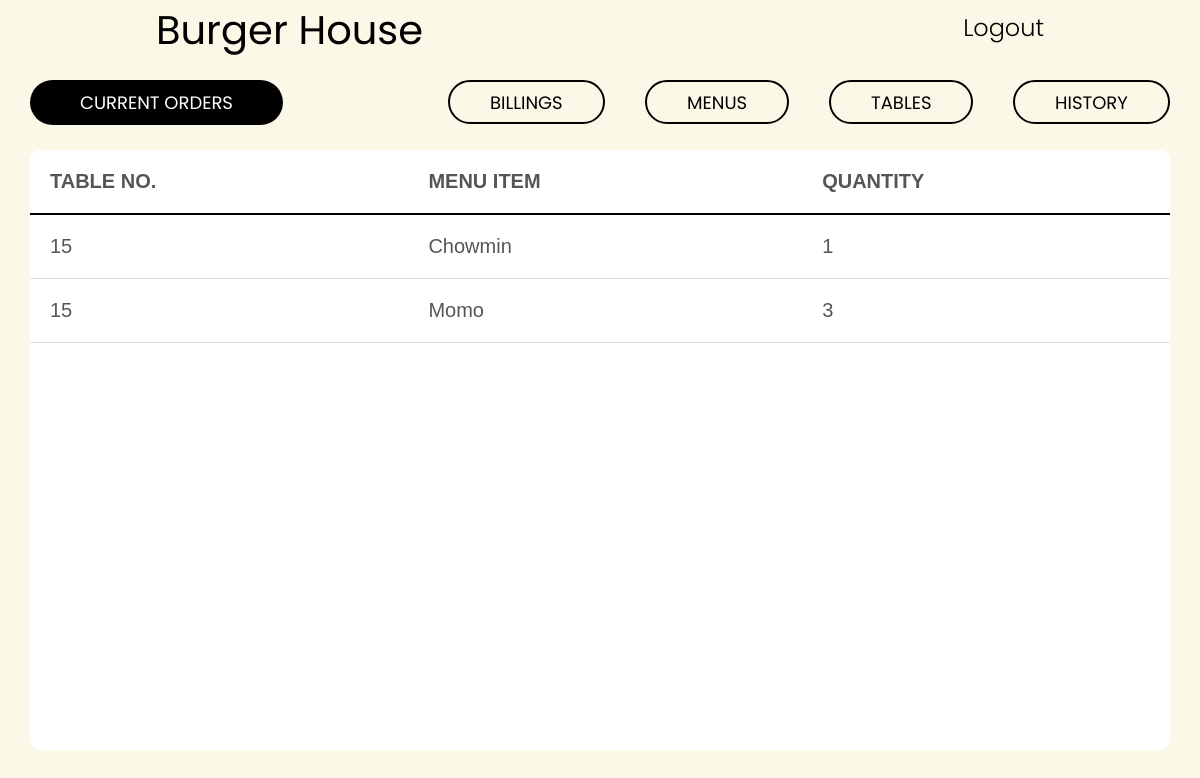
The app's page /orders/currentorders/ (signed in), older data.
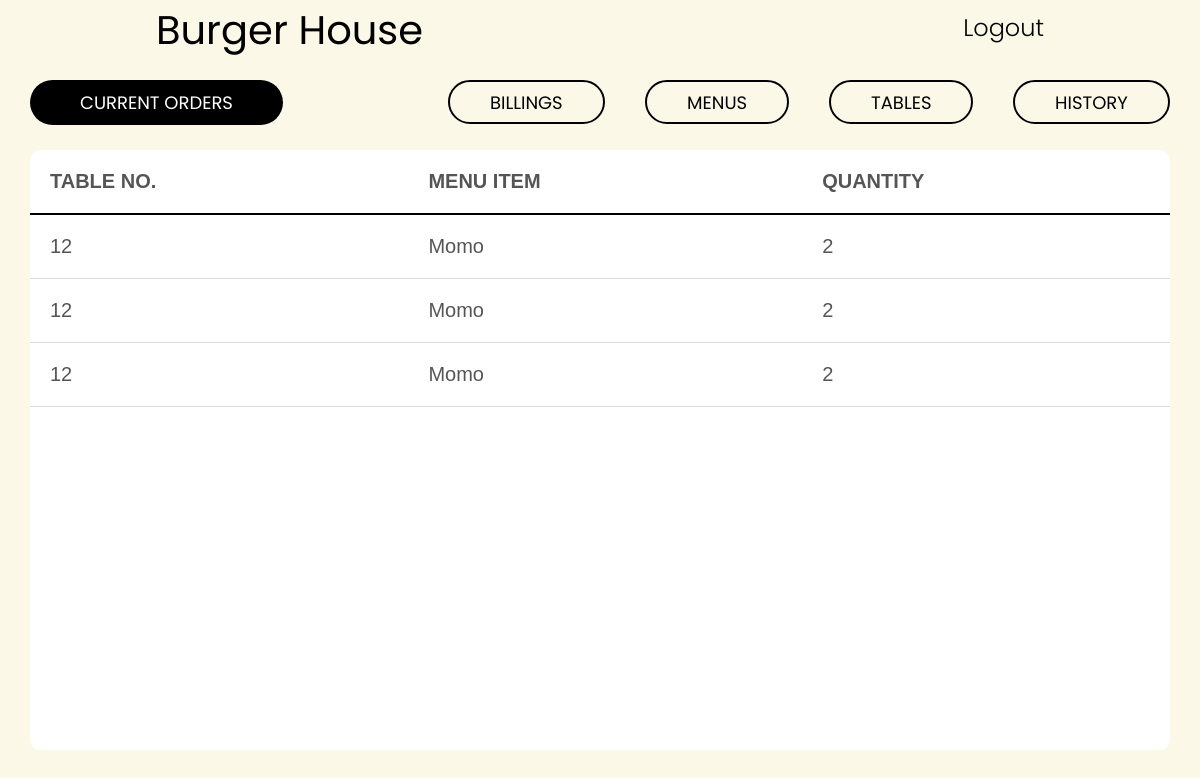
The same page, newer data.
### users/models.py (models this page shows, shortened)
class UserProfile(AbstractBaseUser, PermissionsMixin):
    email = models.EmailField(max_length=255, unique=True)
    name = models.CharField(max_length=255)
    is_active = models.BooleanField(default=True)
    is_staff = models.BooleanField(default=False)
    is_restaurant = models.BooleanField(default=True)
    objects = UserProfileManager()
    USERNAME_FIELD = 'email'
    REQUIRED_FIELDS = []

### orders/models.py (models this page shows, shortened)
class OrderItem(models.Model):
    order = models.ForeignKey(Order, on_delete=models.CASCADE)
    fooditem = models.ForeignKey(
        FoodItem, verbose_name="FOOD", on_delete=models.CASCADE)
    quantity = models.IntegerField(null=True, blank=True)
    status_1 = 'Served'
    status_2 = 'Cooking'
    status_choices = [
        (status_1,'Order is Served'),
        (status_2,'Order is Cooking')
    ]
    status = models.CharField(
        max_length=30,
        default = status_2,
        choices = status_choices)
    def __str__(self):
        return str(self.fooditem)

class Order(models.Model):
    order_id = models.AutoField(primary_key=True)
    order_time = models.TimeField(auto_now_add=True)
    table_no = models.OneToOneField(Table, null=True, on_delete=models.CASCADE)

### restaurant/models.py (models this page shows, shortened)
class Table(models.Model):
    table_id = models.AutoField(primary_key=True,)
    table_no = models.IntegerField(null=False)
    restaurant = models.ForeignKey(Restaurant,on_delete=models.CASCADE)

### fooditem/models.py (models this page shows)
class FoodItem(models.Model):
    food_id = models.AutoField(primary_key = True)
    name = models.CharField(max_length=255)
    unit_price = models.DecimalField(max_digits=7,decimal_places=2)
    menu_id = models.ForeignKey(Menu,on_delete=models.CASCADE)
    picture = models.ImageField(null=True,blank=True,upload_to="food_image")
    rating = models.DecimalField(null=True,blank=True,max_digits=2,decimal_places=2)
    item_category = models.CharField(max_length=255)
    def __str__(self):
        return self.name

### orders/views.py (the view)
# urls.py: path('currentorders/',views.order_view)
def order_view(request):
    restaurant = Restaurant.objects.filter(restaurant_name=request.user.name)
    tables = Table.objects.filter(restaurant=restaurant[0])
    order_items = []
    for table in tables:
        order = Order.objects.filter(table_no=table)
        if order.exists():
            order_item = OrderItem.objects.filter(order=order[0].order_id)
            print(order_item)
            order_items.append((order_item))
    o_items ={
        'order_items':order_items[0]
    }
    template="OrdersPage.html"
    return render(request,template,o_items)

### orders/templates/OrdersPage.html
{% extends 'MainPage/base.html' %}
{% block navbar %}
<header>
        <nav>
            <div class="row">
                <li class="current-selection"><a id="selection" href="#">Current Orders</a></li>
                <ul class='main-nav'>
                    <li class="coolBeans"><a  id="cube" href="/auth/billing/">Billings</a></li>
                    <li class="coolBeans"><a id="cube" href="/food/menu/">Menus</a></li>
                    <li class="coolBeans"><a  id="cube" href="/restaurant/tables">Tables</a></li>
                    <li class="coolBeans"><a  id="cube" href="/auth/history">History</a></li>
                </ul>
            </div>
        </nav>
    </header>
{% endblock %}
{% block section-content %}
    <div class="wrap-section clearfix" >
           <table>
              <tr>
                <th>TABLE NO.</th>
                <th>MENU ITEM</th>
                <th>QUANTITY</th>
              </tr>
              {% for items in order_items %}
                <tr>
                    <td>{{ items.order.table_no.table_no }}</td>
                    <td>{{ items.fooditem }}</td>
                    <td>{{ items.quantity }}</td>
                </tr>
              {% endfor %}
            </table>
        </div>
{% endblock section-content %}

### users/templates/MainPage/base.html (shortened to what this page needs)
{% load static %}
<!DOCTYPE HTML>
<html lang='en'>
<head>
    <link rel="stylesheet" href="{% static 'css/home.css'%}" type="text/css">
</head>
<body>
    {% block navbar %}
    {% endblock navbar %}
    <div>
        {% if user.is_authenticated %}
            <h2 class="res_name">{{ user.name }} </h2>
            <div class="log_out">
                <a href="/auth/logout/"> Logout </a>
            </div>
        {% endif %}
    </div>
    <section class="main-section clearfix">
        {% block section-content %}
        {% endblock section-content %}
    </section>
</body>
</html>

### static/css/home.css (style rules this page uses)
* { margin: 0; padding: 0; box-sizing: border-box; }
html { background-color: #fff; color: #555; font-weight: 300; font-family: 'Poppins'; font-size: 20px; text-rendering: optimizeLegibility; }
.row { max-width: 1140px; margin: 0 auto; position: relative; }
.clearfix { zoom: 1; }
.clearfix:after { content: ' '; clear: both; display: block; height: 0; visibility: hidden; }
.current-selection { list-style: none; width: auto; font-weight: 400; margin-top: 80px; height: 90px; float: left; background-color: black; border-radius: 3rem; height: 100%; font-weight: 400; font-size: 1rem; overflow: hidden; padding: 1rem 2rem; color: white; z-index: -1; }
.current-selection #selection { color: white; }
.main-nav { list-style: none; float: right; position: relative; margin-top: 80px; display: flex; flex-direction: row; }
.main-nav li { display: inline-block; margin-left: 40px; text-align: start; display: flex; justify-content: center; align-items: center; height: 20px; }
.main-nav li a:link, .current-selection a:link, .current-selection a:visited, .main-nav li a:visited { padding: 8px 0; color: #000; text-decoration: none; font-size: 18px; text-transform: uppercase; }
.coolBeans { border: 2px solid currentColor; border-radius: 3rem; font-weight: 400; height: 90px; text-align: center; color: black; font-size: 4rem; overflow: hidden; padding: 1rem 2rem; text-decoration: none; transition: .2s transform ease-in-out; will-change: transform; z-index: 0; }
.coolBeans::after { background-color: black; border-radius: 3rem; content: ''; height: 100%; font-weight: 400; width: 100%; color: black; position: absolute; transform: translate(-100%, 0) rotate(10deg); transform-origin: top left; transition: .2s transform ease-out; will-change: transform; z-index: -1; }
.current-selection { list-style: none; width: auto; font-weight: 400; margin-top: 80px; height: 90px; float: left; background-color: black; border-radius: 3rem; height: 100%; font-weight: 400; font-size: 19px; overflow: hidden; padding: 8px 50px; color: white; z-index: -1; }
.current-selection #selection { color: white; width: 100%; left: 0px; }
.res_name { color: #000; font-weight: 400; position: absolute; left: 13%; font-size: 200%; margin: 0 auto; }
.log_out { margin-top: 10px; position: absolute; right: 13%; border: none; }
.log_out a { font-size: 120%; padding-top: 20px; color: #000; padding-bottom: 8px; text-decoration: none; border-bottom: 1px solid transparent; transition: border-bottom 0.2s; }
.main-section { padding-top: 50px; background-color: #FBF8E8; background-size: cover; background-position: center; height: 100vh; }
.wrap-section { width: 1140px; min-height: 75vh; position: absolute; border-radius: 10px; margin-top: 50px; top: 50%; left: 50%; margin-right: -50%; background: #fff; transform: translate(-50%, -50%); }
table { font-family: arial, sans-serif; border-collapse: collapse; width: 100%; }
td { border-bottom: 1px solid #dddddd; }
th, td { text-align: left; padding: 20px; }
th { margin-top: 0; border-bottom: 2px solid #000; }
th:last-child { border-right: none; border-bottom: 2px solid #000; }

Row changes from the older to the newer data that the page shows:
removed OrderItem: order.table_no.table_no "15", fooditem "Chowmin", quantity "1"
removed OrderItem: order.table_no.table_no "15", fooditem "Momo", quantity "3"
added OrderItem: order.table_no.table_no "12", fooditem "Momo", quantity "2"
added OrderItem: order.table_no.table_no "12", fooditem "Momo", quantity "2"
added OrderItem: order.table_no.table_no "12", fooditem "Momo", quantity "2"
